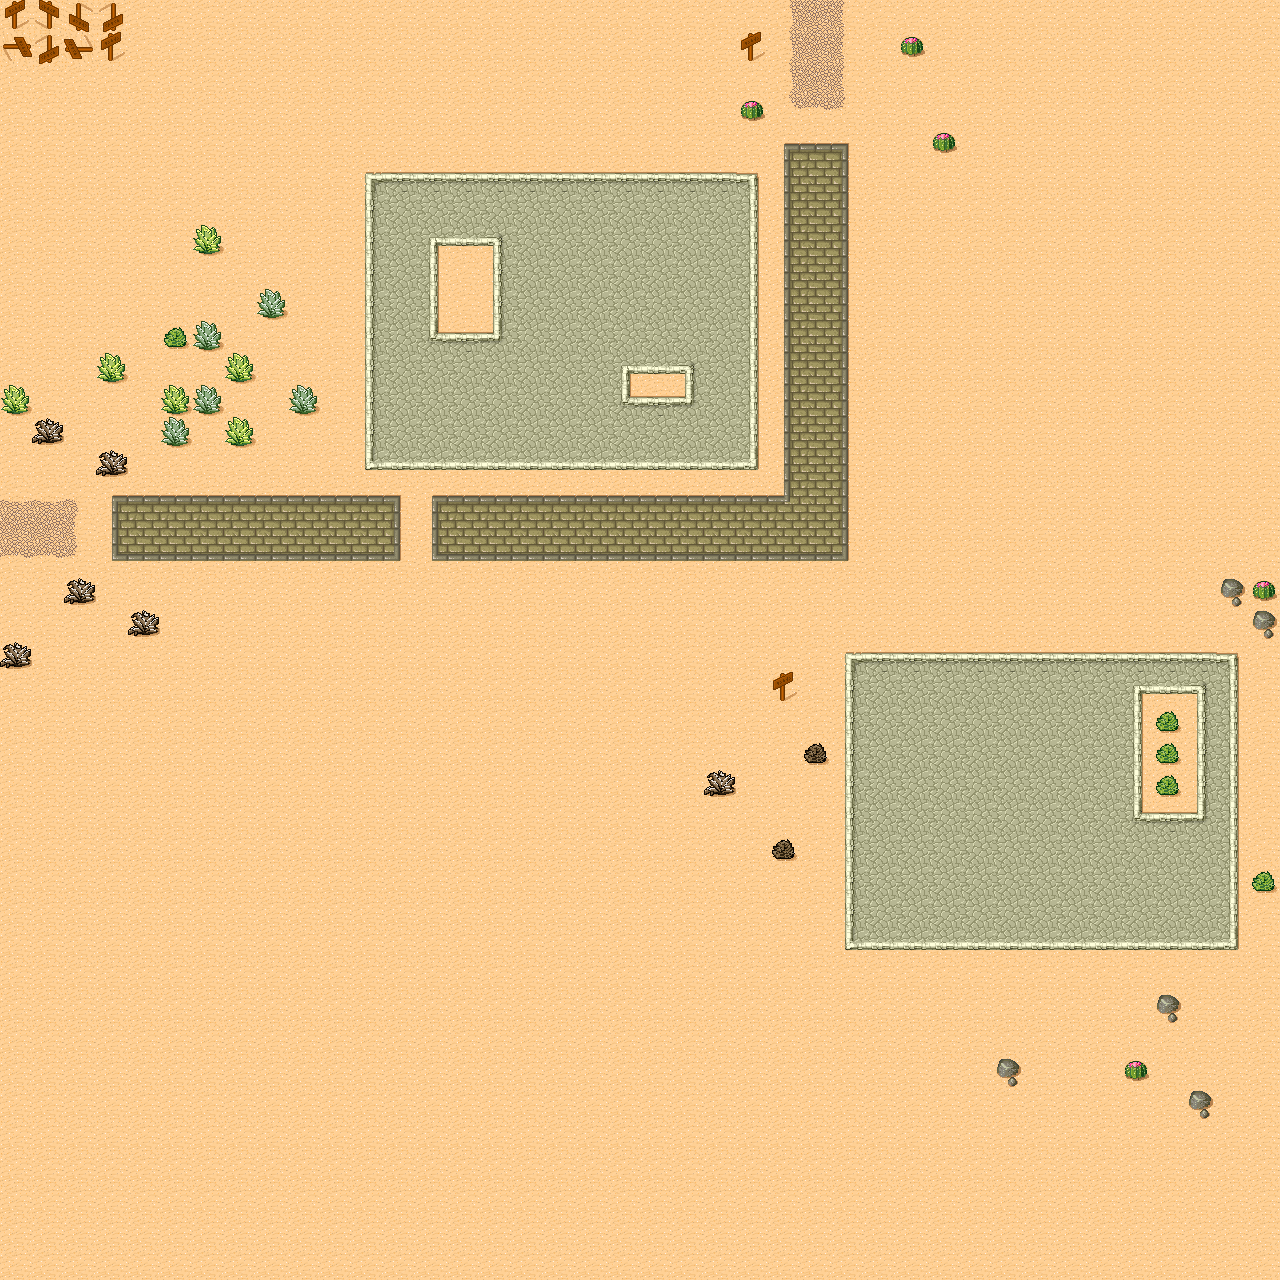

A level layout from a 2D game, rendered from its tile map. Below: a short description, then the map file with tile-grid data replaced by summaries:
An orthogonal 40x40 tile map with 32x32 px tiles, 1 tile layer (Ground) and 1 object.

<map version="1.0" orientation="orthogonal" width="40" height="40" tilewidth="32" tileheight="32">
 <tileset firstgid="1" name="Desert" tilewidth="32" tileheight="32" spacing="1" margin="1">
  <image source="images/desert.png" width="265" height="199" />
  <tile id="45">
   <properties>
    <property name="prop1" value="1.0" />
    <property name="prop2" value="2.0" />
    <property name="prop3null" value="" />
   </properties>
  </tile>
 </tileset>
 <layer name="Ground" width="40" height="40">
  <data>[1600 cells, 1600 non-empty, 40 distinct tile ids]</data>
 </layer>
 <objectgroup name="Object Layer 1" width="40" height="40">
  <object x="448" y="352">
   <polygon points="0,0 0,160 224,160 224,-64" />
  </object>
 </objectgroup>
</map>
